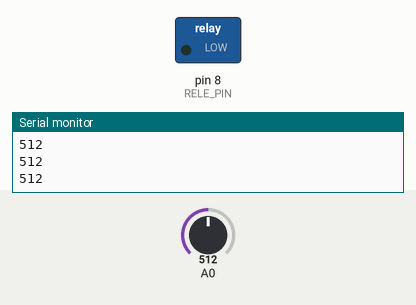
Bench run of a sketch on a simulated Arduino Uno, built with avr-gcc and run on an emulated ATmega328P. On the bench: switched loads named in the sketch (green lamp = pin HIGH), the last lines printed to the serial monitor. Inputs (shaded band) come from the test bench; at power-on: A0 = 512.

Above: at 1.2 s.
1.3 s: A0 set to 490
At 2.4 s:
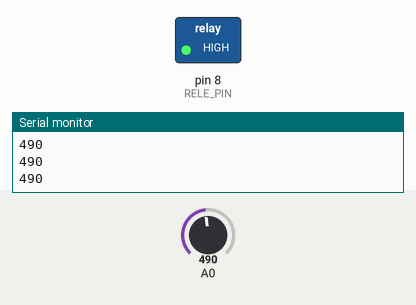
2.8 s: A0 set to 510
At 3.7 s:
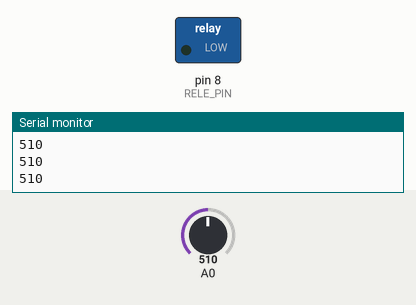
4.3 s: A0 set to 306
At 5.0 s:
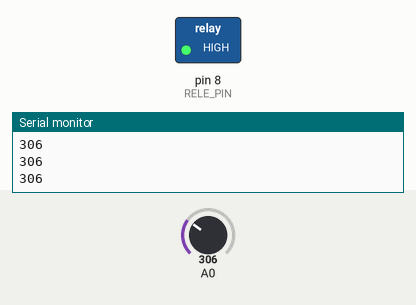
Timing chart, 0 to 7.3 s (numbered marks = the images above; inputs shaded):
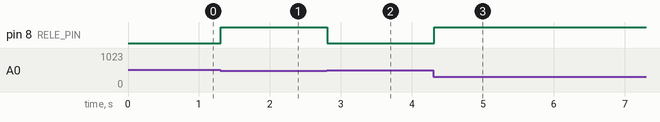

The sketch:

Sistema_Riego.ino
```cpp
/*
 * Sensor Humedad  A0
 * Rele             8
 *
 *
 */

#define RELE_PIN 8

int Umbral_humedad=500;

void setup() {
  Serial.begin(9600);
  pinMode(RELE_PIN,OUTPUT);
}
void loop() {
  int humedad=analogRead(A0);  // entre 0 y 1023
  Serial.println(humedad);
  if ( humedad < Umbral_humedad ){
      // se cumple
      digitalWrite(RELE_PIN,HIGH);   // Enciendo riego
  }
  else{
     // no se cumple
     digitalWrite(RELE_PIN,LOW);   // Apago riego
  }
  delay(100);

}
```

Measured:
- the behaviour switches between 500 and 499 on A0 (found by bisection; images 0 and 1)
- after the input at 1.3 s, pin 8 (RELE_PIN): LOW → HIGH at once
- after the input at 2.8 s, pin 8 (RELE_PIN): HIGH → LOW at once
- after the input at 4.3 s, pin 8 (RELE_PIN): LOW → HIGH at once
